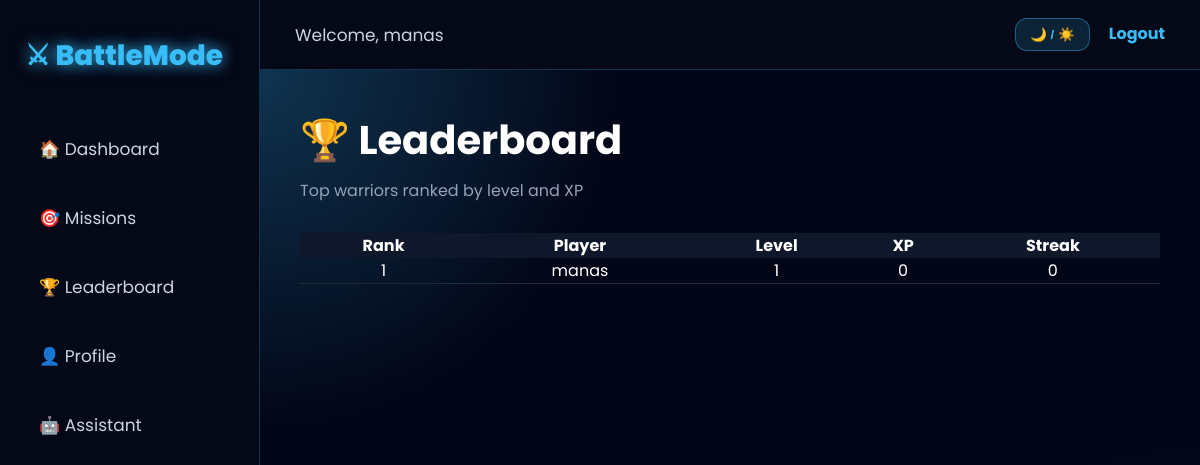
Page /leaderboard/ (signed in) on the committed database.
### game/models.py (models this page shows, shortened)
class Player(models.Model):
    user = models.OneToOneField(User, on_delete=models.CASCADE)
    level = models.IntegerField(default=1)
    xp = models.IntegerField(default=0)
    health = models.IntegerField(default=100)
    streak = models.IntegerField(default=0)
    avatar = models.ImageField(upload_to='avatars/', blank=True, null=True)
    last_active_date = models.DateField(null=True, blank=True)  # 👈 add this

### game/views.py (the view)
# urls.py: path('leaderboard/', views.leaderboard_view, name='leaderboard'),
def leaderboard_view(request):
    players = Player.objects.all().order_by('-level', '-xp')
    return render(request, 'leaderboard.html', {
        'players': players
    })

### templates/leaderboard.html
{% extends 'base.html' %}
{% block content %}
<h1>🏆 Leaderboard</h1>
<p class="subtitle">Top warriors ranked by level and XP</p>
<table style="width:100%; border-collapse: collapse;">
    <tr style="background:#0f172a;">
        <th>Rank</th>
        <th>Player</th>
        <th>Level</th>
        <th>XP</th>
        <th>Streak</th>
    </tr>
    {% for player in players %}
    <tr style="text-align:center; border-bottom:1px solid #1e293b;">
        <td>{{ forloop.counter }}</td>
        <td>{{ player.user.username }}</td>
        <td>{{ player.level }}</td>
        <td>{{ player.xp }}</td>
        <td>{{ player.streak }}</td>
    </tr>
    {% endfor %}
</table>
{% endblock %}

### templates/base.html (shortened to what this page needs)
{% load static %}
<!DOCTYPE html>
<html>
<head>
</head>
<body>
<div id="particles-js"></div>
<div class="sidebar">
    <div class="logo">⚔ BattleMode</div>
    <a href="{% url 'home' %}">🏠 Dashboard</a>
    <a href="{% url 'missions' %}">🎯 Missions</a>
    <a href="{% url 'leaderboard' %}">🏆 Leaderboard</a>
    <a href="{% url 'profile' %}">👤 Profile</a>
    <a href="{% url 'chat' %}">🤖 Assistant</a>
</div>
<div class="topbar">
    <span>Welcome, {{ request.user.username }}</span>
    <div>
    <button class="theme-toggle" onclick="toggleTheme()">🌙 / ☀️</button>
    <a href="{% url 'logout' %}">Logout</a>
</div>
</div>
<div class="main">
    {% block content %}
    {% endblock %}
</div>
</body>
</html>

### templates/base.html (style rules this page uses)
* { margin: 0; padding: 0; box-sizing: border-box; }
body { font-family: 'Poppins', sans-serif; background: #020617; color: white; }
.sidebar { width: 260px; height: 100vh; position: fixed; left: 0; top: 0; background: #050816; padding: 35px 25px; border-right: 1px solid rgba(56, 189, 248, 0.25); }
.logo { font-size: 28px; font-weight: 800; color: #38bdf8; text-shadow: 0 0 15px #38bdf8; margin-bottom: 45px; }
.sidebar a { display: block; color: #cbd5e1; text-decoration: none; font-size: 17px; padding: 14px; border-radius: 14px; margin-bottom: 15px; transition: 0.3s; }
.topbar { margin-left: 260px; height: 70px; background: #050816; border-bottom: 1px solid rgba(56, 189, 248, 0.25); display: flex; justify-content: space-between; align-items: center; padding: 0 35px; }
.topbar span { color: #cbd5e1; font-size: 17px; }
.topbar a { color: #38bdf8; text-decoration: none; font-weight: 700; }
.main { margin-left: 260px; min-height: calc(100vh - 70px); padding: 40px; background: radial-gradient(circle at top left, rgba(56,189,248,0.25), transparent 30%), radial-gradient(circle at bottom right, rgba(34,197,94,0.18), transparent 30%), #020617; }
h1 { font-size: 40px; margin-bottom: 8px; }
.subtitle { color: #94a3b8; margin-bottom: 30px; }
#particles-js { position: fixed; width: 100%; height: 100%; z-index: -1; top: 0; left: 0; }
.theme-toggle { background: rgba(56, 189, 248, 0.15); color: #38bdf8; border: 1px solid rgba(56, 189, 248, 0.4); padding: 8px 14px; border-radius: 12px; font-weight: 800; cursor: pointer; margin-right: 15px; }

### rows in the picture
Player: user.username "manas", level "1", xp "0", streak "0"

### other values in the picture
{{ request.user.username }} "manas"
